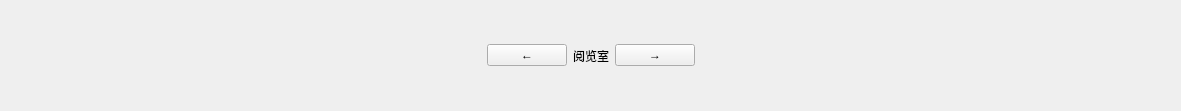
     <widget class="QFrame" name="navigationBar_3">
      <property name="geometry">
       <rect>
        <x>20</x>
        <y>870</y>
        <width>1181</width>
        <height>111</height>
       </rect>
      </property>
      <layout class="QHBoxLayout" name="horizontalLayout_5">
       <property name="sizeConstraint">
        <enum>QLayout::SetDefaultConstraint</enum>
       </property>
       <item>
        <spacer name="horizontalSpacer_9">
         <property name="orientation">
          <enum>Qt::Horizontal</enum>
         </property>
         <property name="sizeHint" stdset="0">
          <size>
           <width>40</width>
           <height>20</height>
          </size>
         </property>
        </spacer>
       </item>
       <item>
        <widget class="QPushButton" name="pushButton_5F_left">
         <property name="text">
          <string>←</string>
         </property>
        </widget>
       </item>
       <item>
        <widget class="QLabel" name="label_5F_roomName">
         <property name="text">
          <string>阅览室</string>
         </property>
        </widget>
       </item>
       <item>
        <widget class="QPushButton" name="pushButton_5F_Right">
         <property name="text">
          <string>→</string>
         </property>
        </widget>
       </item>
       <item>
        <spacer name="horizontalSpacer_10">
         <property name="orientation">
          <enum>Qt::Horizontal</enum>
         </property>
         <property name="sizeHint" stdset="0">
          <size>
           <width>40</width>
           <height>20</height>
          </size>
         </property>
        </spacer>
       </item>
      </layout>
     </widget>
